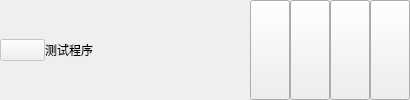
     <widget class="QWidget" name="TitleWidget" native="true">
      <layout class="QHBoxLayout" name="horizontalLayout">
       <property name="spacing">
        <number>0</number>
       </property>
       <property name="leftMargin">
        <number>0</number>
       </property>
       <property name="topMargin">
        <number>0</number>
       </property>
       <property name="rightMargin">
        <number>0</number>
       </property>
       <property name="bottomMargin">
        <number>0</number>
       </property>
       <item>
        <widget class="QWidget" name="IconWidget" native="true">
         <property name="sizePolicy">
          <sizepolicy hsizetype="Preferred" vsizetype="Preferred">
           <horstretch>0</horstretch>
           <verstretch>0</verstretch>
          </sizepolicy>
         </property>
         <layout class="QHBoxLayout" name="horizontalLayout_4">
          <property name="spacing">
           <number>0</number>
          </property>
          <property name="leftMargin">
           <number>0</number>
          </property>
          <property name="topMargin">
           <number>0</number>
          </property>
          <property name="rightMargin">
           <number>0</number>
          </property>
          <property name="bottomMargin">
           <number>0</number>
          </property>
          <item>
           <widget class="QPushButton" name="IconBtn">
            <property name="enabled">
             <bool>false</bool>
            </property>
            <property name="minimumSize">
             <size>
              <width>45</width>
              <height>0</height>
             </size>
            </property>
            <property name="text">
             <string/>
            </property>
            <property name="icon">
             <iconset resource="PictureRes.qrc">
              <normaloff>:/icon/icon/ufoW.png</normaloff>:/icon/icon/ufoW.png</iconset>
            </property>
           </widget>
          </item>
          <item>
           <widget class="QLabel" name="IconLabel">
            <property name="text">
             <string>测试程序</string>
            </property>
           </widget>
          </item>
         </layout>
        </widget>
       </item>
       <item>
        <spacer name="horizontalSpacer">
         <property name="orientation">
          <enum>Qt::Orientation::Horizontal</enum>
         </property>
         <property name="sizeType">
          <enum>QSizePolicy::Policy::Expanding</enum>
         </property>
         <property name="sizeHint" stdset="0">
          <size>
           <width>157</width>
           <height>20</height>
          </size>
         </property>
        </spacer>
       </item>
       <item>
        <widget class="QWidget" name="SearchWidget" native="true">
         <layout class="QHBoxLayout" name="horizontalLayout_2">
          <property name="spacing">
           <number>0</number>
          </property>
          <property name="leftMargin">
           <number>0</number>
          </property>
          <property name="topMargin">
           <number>3</number>
          </property>
          <property name="rightMargin">
           <number>0</number>
          </property>
          <property name="bottomMargin">
           <number>3</number>
          </property>
         </layout>
        </widget>
       </item>
       <item>
        <widget class="QWidget" name="BtnWidget" native="true">
         <layout class="QHBoxLayout" name="horizontalLayout_3">
          <property name="spacing">
           <number>0</number>
          </property>
          <property name="leftMargin">
           <number>0</number>
          </property>
          <property name="topMargin">
           <number>0</number>
          </property>
          <property name="rightMargin">
           <number>0</number>
          </property>
          <property name="bottomMargin">
           <number>0</number>
          </property>
          <item>
           <widget class="QPushButton" name="QssBtn">
            <property name="sizePolicy">
             <sizepolicy hsizetype="Minimum" vsizetype="Expanding">
              <horstretch>0</horstretch>
              <verstretch>0</verstretch>
             </sizepolicy>
            </property>
            <property name="minimumSize">
             <size>
              <width>40</width>
              <height>0</height>
             </size>
            </property>
            <property name="text">
             <string/>
            </property>
            <property name="icon">
             <iconset resource="PictureRes.qrc">
              <normaloff>:/icon/icon/penW.png</normaloff>:/icon/icon/penW.png</iconset>
            </property>
           </widget>
          </item>
          <item>
           <widget class="QPushButton" name="MinBtn">
            <property name="sizePolicy">
             <sizepolicy hsizetype="Minimum" vsizetype="Expanding">
              <horstretch>0</horstretch>
              <verstretch>0</verstretch>
             </sizepolicy>
            </property>
            <property name="minimumSize">
             <size>
              <width>40</width>
              <height>0</height>
             </size>
            </property>
            <property name="text">
             <string/>
            </property>
            <property name="icon">
             <iconset resource="PictureRes.qrc">
              <normaloff>:/icon/icon/minW.png</normaloff>:/icon/icon/minW.png</iconset>
            </property>
           </widget>
          </item>
          <item>
           <widget class="QPushButton" name="MaxBtn">
            <property name="sizePolicy">
             <sizepolicy hsizetype="Minimum" vsizetype="Expanding">
              <horstretch>0</horstretch>
              <verstretch>0</verstretch>
             </sizepolicy>
            </property>
            <property name="minimumSize">
             <size>
              <width>40</width>
              <height>0</height>
             </size>
            </property>
            <property name="text">
             <string/>
            </property>
            <property name="icon">
             <iconset resource="PictureRes.qrc">
              <normaloff>:/icon/icon/maxW.png</normaloff>:/icon/icon/maxW.png</iconset>
            </property>
           </widget>
          </item>
          <item>
           <widget class="QPushButton" name="CloseBtn">
            <property name="sizePolicy">
             <sizepolicy hsizetype="Minimum" vsizetype="Expanding">
              <horstretch>0</horstretch>
              <verstretch>0</verstretch>
             </sizepolicy>
            </property>
            <property name="minimumSize">
             <size>
              <width>40</width>
              <height>0</height>
             </size>
            </property>
            <property name="text">
             <string/>
            </property>
            <property name="icon">
             <iconset resource="PictureRes.qrc">
              <normaloff>:/icon/icon/close.png</normaloff>:/icon/icon/close.png</iconset>
            </property>
           </widget>
          </item>
         </layout>
        </widget>
       </item>
      </layout>
     </widget>
